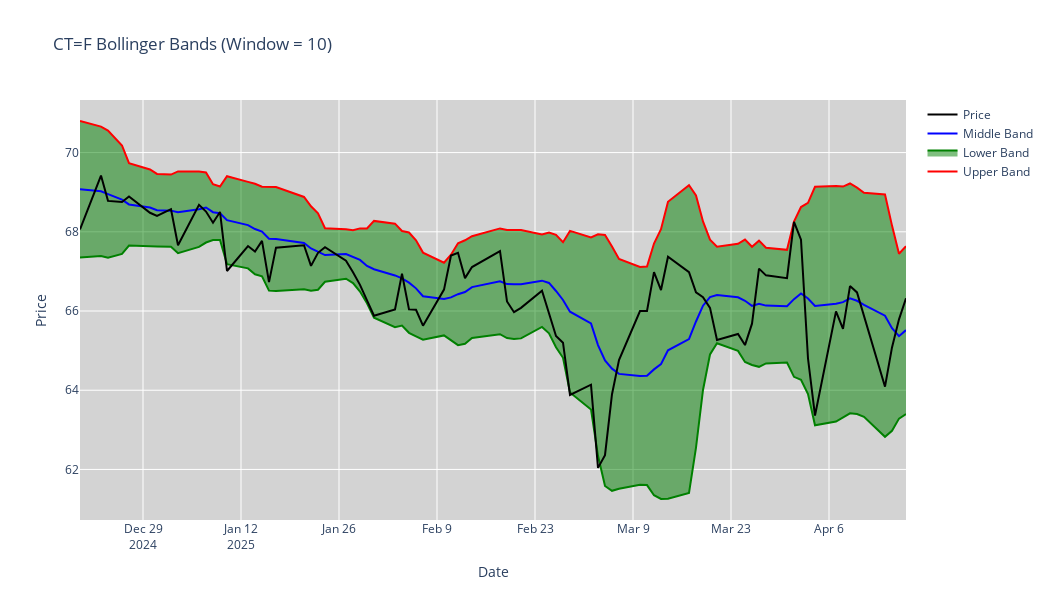

Notebook code cell kept with this figure:
### Code cell
# Standard Bollinger Bands settings
boll_window = 10

# Moving Averages
stock_data_90['M10'] = stock_data_90['Close'].rolling(window=10).mean()
stock_data_90['M20'] = stock_data_90['Close'].rolling(window=boll_window).mean()

# Standard Deviation & Bands
stock_data_90['SD'] = stock_data_90['Close'].rolling(window=boll_window).std()
stock_data_90['UB'] = stock_data_90['M20'] + 2 * stock_data_90['SD']
stock_data_90['LB'] = stock_data_90['M20'] - 2 * stock_data_90['SD']

# Drop NaNs for clean plotting
stock_data_90_clean = stock_data_90.dropna(subset=['UB', 'LB', 'M20'])

# --- Plot Bollinger Bands ---
fig = go.Figure()

# Upper Band
fig.add_trace(go.Scatter(
    x=stock_data_90_clean.index,
    y=stock_data_90_clean['UB'],
    mode='lines',
    name='Upper Band',
    line=dict(color='red')
))

# Lower Band
fig.add_trace(go.Scatter(
    x=stock_data_90_clean.index,
    y=stock_data_90_clean['LB'],
    mode='lines',
    name='Lower Band',
    fill='tonexty',
    line=dict(color='green')
))

# Middle Band (MA20)
fig.add_trace(go.Scatter(
    x=stock_data_90_clean.index,
    y=stock_data_90_clean['M20'],
    mode='lines',
    name='Middle Band',
    line=dict(color='blue')
))

# Price Line
fig.add_trace(go.Scatter(
    x=stock_data_90_clean.index,
    y=stock_data_90_clean['Close'],
    mode='lines',
    name='Price',
    line=dict(color='black')
))

# Layout
fig.update_layout(
    title=f'{ticker} Bollinger Bands (Window = {boll_window})',
    xaxis_title='Date',
    yaxis_title='Price',
    plot_bgcolor='lightgrey',
    xaxis_rangeslider_visible=False,
    width=1050,
    height=600
)

fig.show()
